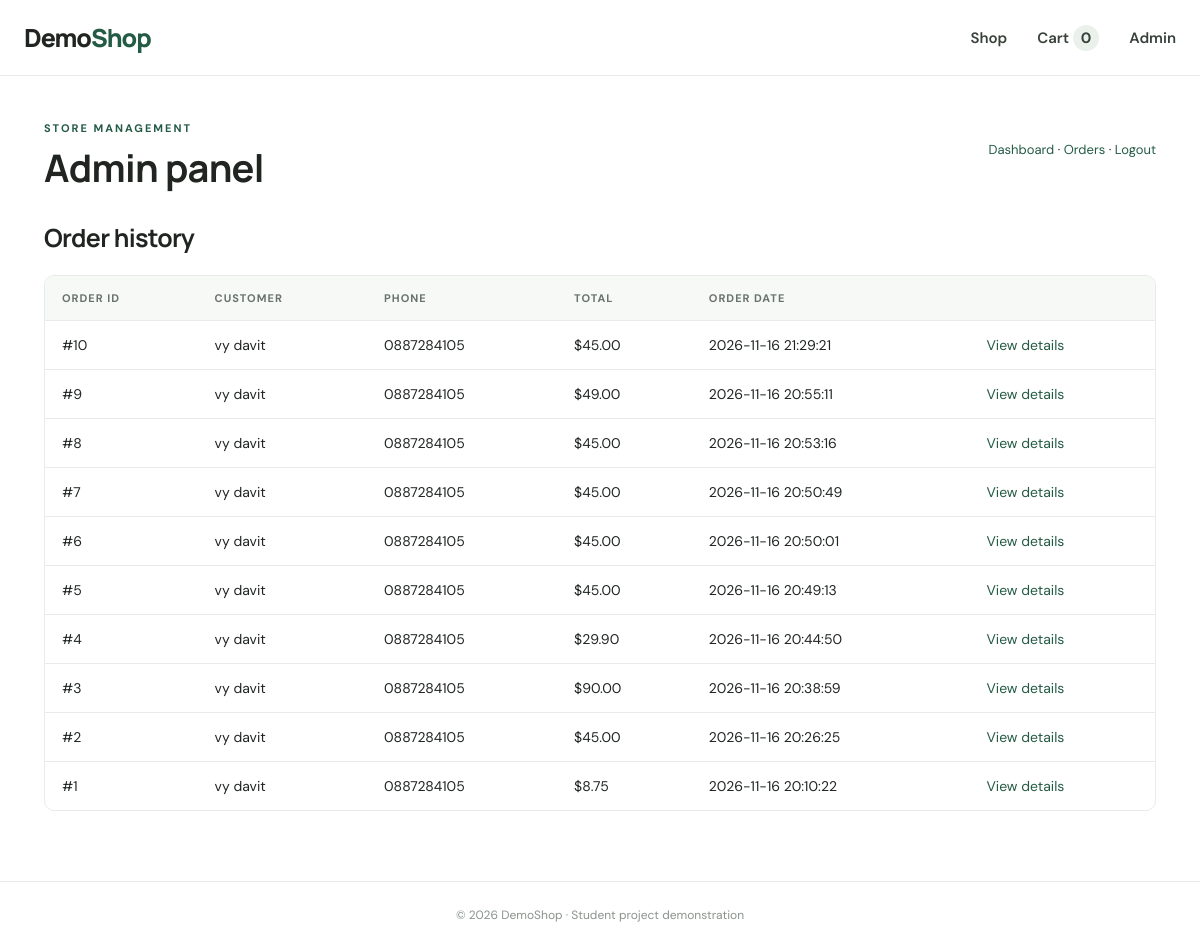
The app's page /admin/orders (signed in) with its own data.
### tables this page shows
CREATE TABLE orders (id INTEGER PRIMARY KEY AUTOINCREMENT, full_name TEXT NOT NULL, email TEXT NOT NULL, phone TEXT NOT NULL, address TEXT NOT NULL, total REAL NOT NULL, created_at TEXT NOT NULL, payment_status TEXT NOT NULL DEFAULT 'PENDING');

### app.py (the view)
@app.route('/admin/orders')
@admin_required
def admin_orders():
    with db() as con: orders = con.execute('SELECT * FROM orders ORDER BY id DESC').fetchall()
    return render_template('admin/orders.html', orders=orders)

### app.py (called while the page is built)
def db():
    conn = sqlite3.connect(DB_PATH)
    conn.row_factory = sqlite3.Row
    conn.execute('PRAGMA foreign_keys = ON')
    return conn

def admin_required(fn):
    @wraps(fn)
    def wrapper(*args, **kwargs):
        if not session.get('admin_id'):
            return redirect(url_for('admin_login'))
        return fn(*args, **kwargs)
    return wrapper

@app.context_processor
def inject_cart_count():
    return {'cart_count': sum(int(v) for v in session.get('cart', {}).values())}

### templates/admin/orders.html
{% extends 'admin/base_admin.html' %}{% block title %}Order history | DemoShop{% endblock %}{% block admin_content %}<h2>Order history</h2><div class="table-wrap"><table><thead><tr><th>Order ID</th><th>Customer</th><th>Phone</th><th>Total</th><th>Order date</th><th></th></tr></thead><tbody>{% for o in orders %}<tr><td>#{{ o.id }}</td><td>{{ o.full_name }}</td><td>{{ o.phone }}</td><td>${{ '%.2f'|format(o.total) }}</td><td>{{ o.created_at }}</td><td><a href="{{ url_for('admin_order_detail', order_id=o.id) }}">View details</a></td></tr>{% else %}<tr><td colspan="6">No orders found.</td></tr>{% endfor %}</tbody></table></div>{% endblock %}

### static/css/style.css (style rules this page uses)
:root { --ink:#202522;--muted:#737b75;--green:#245b45;--mint:#eaf1eb;--line:#e8ece8;--cream:#f7f8f5;--white:#fff }
* { box-sizing:border-box }
body { margin:0;background:#fff;color:var(--ink);font-family:'DM Sans',sans-serif;font-size:15px }
a { color:var(--green);text-decoration:none }
h1,h2,h3 { font-family:Manrope,sans-serif;letter-spacing:-.7px }
h2 { font-size:25px;margin:8px 0 20px }
.table-wrap { overflow-x:auto;border:1px solid var(--line);border-radius:10px }
table { width:100%;border-collapse:collapse;text-align:left;white-space:nowrap }
th,td { padding:15px 17px;border-bottom:1px solid var(--line) }
th { background:#f7f9f6;color:#68736b;font-size:11px;text-transform:uppercase;letter-spacing:1px }
td { font-size:14px }
tr:last-child td { border-bottom:0 }

### records on screen
orders: id "10", full_name "vy davit", phone "0887284105", total "45.00", created_at "2026-11-16 21:29:21"
orders: id "9", full_name "vy davit", phone "0887284105", total "49.00", created_at "2026-11-16 20:55:11"
orders: id "8", full_name "vy davit", phone "0887284105", total "45.00", created_at "2026-11-16 20:53:16"
orders: id "7", full_name "vy davit", phone "0887284105", total "45.00", created_at "2026-11-16 20:50:49"
orders: id "6", full_name "vy davit", phone "0887284105", total "45.00", created_at "2026-11-16 20:50:01"
orders: id "5", full_name "vy davit", phone "0887284105", total "45.00", created_at "2026-11-16 20:49:13"
orders: id "4", full_name "vy davit", phone "0887284105", total "29.90", created_at "2026-11-16 20:44:50"
orders: id "3", full_name "vy davit", phone "0887284105", total "90.00", created_at "2026-11-16 20:38:59"
orders: id "2", full_name "vy davit", phone "0887284105", total "45.00", created_at "2026-11-16 20:26:25"
orders: id "1", full_name "vy davit", phone "0887284105", total "8.75", created_at "2026-11-16 20:10:22"

### other values on screen
{{ cart_count }} "0"
